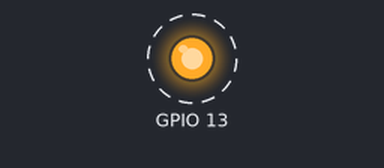
Simulated run of this sketch. Board: ESP32. Parts: output pins drawn as LEDs (lit = HIGH). Dashed ring = blinking. What the sketch prints to the serial monitor is not drawn.

Above: at 0.2 s.
Timing chart, 0 to 3.0 s (numbered marks = the images above):
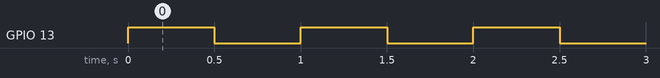

Measured:
- by itself, GPIO 13: alternates HIGH for 0.50 s and LOW for 0.50 s

The sketch:

sketch_apr04a.ino
```cpp
void setup(){
    Serial.begin(115200);
    Serial.print("14CORE | TEST CODE FOR ESP32 BLINK");
    pinMode(13, OUTPUT);
}
void loop(){
    digitalWrite(13, HIGH);
    delay(500);
    digitalWrite(13, LOW);
    delay(500);
    Serial.println(millis()+1);
}
```
